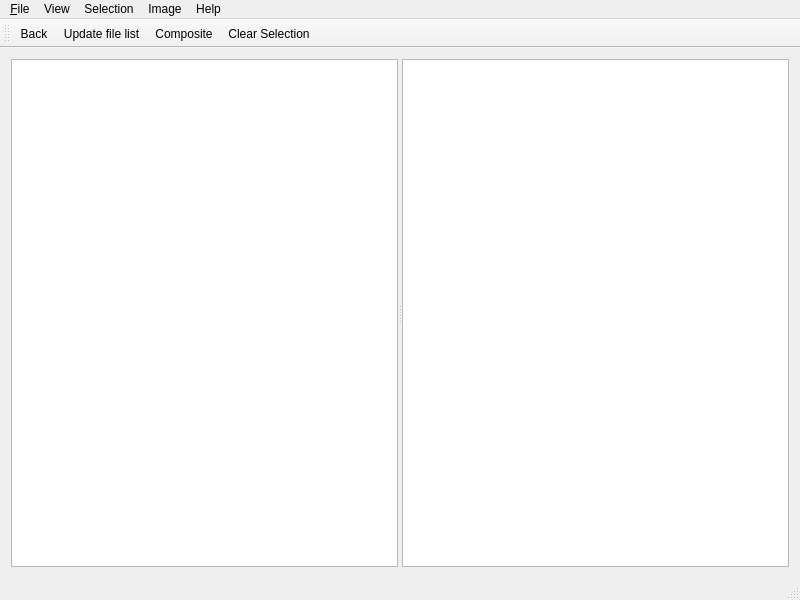
<?xml version="1.0" encoding="UTF-8"?>
<ui version="4.0">
 <class>MainWindow</class>
 <widget class="QMainWindow" name="MainWindow">
  <property name="geometry">
   <rect>
    <x>0</x>
    <y>0</y>
    <width>800</width>
    <height>600</height>
   </rect>
  </property>
  <property name="windowTitle">
   <string>StarTrailer</string>
  </property>
  <widget class="QWidget" name="centralWidget">
   <property name="autoFillBackground">
    <bool>false</bool>
   </property>
   <layout class="QVBoxLayout" name="verticalLayout">
    <item>
     <widget class="QSplitter" name="splitter">
      <property name="orientation">
       <enum>Qt::Horizontal</enum>
      </property>
      <widget class="QTreeView" name="filesList">
       <property name="selectionMode">
        <enum>QAbstractItemView::ExtendedSelection</enum>
       </property>
       <property name="selectionBehavior">
        <enum>QAbstractItemView::SelectRows</enum>
       </property>
       <property name="rootIsDecorated">
        <bool>true</bool>
       </property>
       <property name="uniformRowHeights">
        <bool>false</bool>
       </property>
       <property name="sortingEnabled">
        <bool>true</bool>
       </property>
       <property name="headerHidden">
        <bool>false</bool>
       </property>
       <property name="expandsOnDoubleClick">
        <bool>false</bool>
       </property>
       <attribute name="headerCascadingSectionResizes">
        <bool>true</bool>
       </attribute>
       <attribute name="headerMinimumSectionSize">
        <number>10</number>
       </attribute>
       <attribute name="headerStretchLastSection">
        <bool>true</bool>
       </attribute>
      </widget>
      <widget class="View" name="graphicsView"/>
     </widget>
    </item>
   </layout>
  </widget>
  <widget class="QMenuBar" name="menuBar">
   <property name="geometry">
    <rect>
     <x>0</x>
     <y>0</y>
     <width>800</width>
     <height>23</height>
    </rect>
   </property>
   <widget class="QMenu" name="menu_File">
    <property name="title">
     <string>&amp;File</string>
    </property>
    <addaction name="action_Save_as"/>
    <addaction name="separator"/>
    <addaction name="actionE_xit"/>
   </widget>
   <widget class="QMenu" name="menu_Help">
    <property name="title">
     <string>Help</string>
    </property>
    <addaction name="action_About"/>
    <addaction name="actionAbout_Qt"/>
   </widget>
   <widget class="QMenu" name="menuView">
    <property name="title">
     <string>View</string>
    </property>
    <widget class="QMenu" name="menuLive_preview_while_composite">
     <property name="title">
      <string>Live preview while composite</string>
     </property>
     <addaction name="actionPreviewEach_image"/>
     <addaction name="actionPreviewEach_5th_2"/>
     <addaction name="actionPreviewEach_10th_2"/>
     <addaction name="actionPreviewEach_25th_2"/>
     <addaction name="actionPreviewEach_50th_2"/>
     <addaction name="actionPreviewEach_100th"/>
    </widget>
    <addaction name="actionAuto_trail_on_select"/>
    <addaction name="menuLive_preview_while_composite"/>
   </widget>
   <widget class="QMenu" name="menuImage">
    <property name="title">
     <string>Image</string>
    </property>
    <widget class="QMenu" name="menuComposite_mode">
     <property name="title">
      <string>Composite mode</string>
     </property>
     <addaction name="actionAdd"/>
     <addaction name="actionAtop"/>
     <addaction name="actionBlend"/>
     <addaction name="actionBumpmap"/>
     <addaction name="actionClear"/>
     <addaction name="actionColorize"/>
     <addaction name="actionCopy"/>
     <addaction name="actionCopyBlack"/>
     <addaction name="actionCopyBlue"/>
     <addaction name="actionCopyCyan"/>
     <addaction name="actionCopyGreen"/>
     <addaction name="actionCopyMagenta"/>
     <addaction name="actionCopyOpacity"/>
     <addaction name="actionCopyRed"/>
     <addaction name="actionCopyYellow"/>
     <addaction name="actionDArken"/>
     <addaction name="actionDifference"/>
     <addaction name="actionDisplace"/>
     <addaction name="actionDissolve"/>
     <addaction name="actionDstOver"/>
     <addaction name="actionExclusion"/>
     <addaction name="actionHardLight"/>
     <addaction name="actionHue"/>
     <addaction name="actionIn"/>
     <addaction name="actionLighten"/>
     <addaction name="actionLuminize"/>
     <addaction name="actionMinus"/>
     <addaction name="actionModulate"/>
     <addaction name="actionMyltiply"/>
     <addaction name="actionNo"/>
     <addaction name="actionOut"/>
     <addaction name="actionOver"/>
     <addaction name="actionOverlay"/>
     <addaction name="actionPlus"/>
     <addaction name="actionSaturate"/>
     <addaction name="actionScreen"/>
     <addaction name="actionSoftLight"/>
     <addaction name="actionSubtract"/>
     <addaction name="actionThreshold"/>
     <addaction name="actionXor"/>
    </widget>
    <widget class="QMenu" name="menuRAW_processing_mode">
     <property name="title">
      <string>RAW processing mode</string>
     </property>
     <addaction name="actionOnly_jpeg_preview"/>
     <addaction name="actionLibraw_half_size"/>
     <addaction name="actionLibraw_full_size"/>
    </widget>
    <addaction name="menuComposite_mode"/>
    <addaction name="menuRAW_processing_mode"/>
   </widget>
   <widget class="QMenu" name="menuSelection">
    <property name="title">
     <string>Selection</string>
    </property>
    <addaction name="actionClear_2"/>
    <addaction name="actionAll"/>
    <addaction name="separator"/>
    <addaction name="actionSelectEach_2"/>
    <addaction name="actionSelectEach_5th"/>
    <addaction name="actionSelectEach_10th"/>
    <addaction name="actionSelectEach_25th"/>
    <addaction name="actionSelectEach_50th"/>
    <addaction name="actionSelectEach_100"/>
   </widget>
   <addaction name="menu_File"/>
   <addaction name="menuView"/>
   <addaction name="menuSelection"/>
   <addaction name="menuImage"/>
   <addaction name="menu_Help"/>
  </widget>
  <widget class="QToolBar" name="mainToolBar">
   <attribute name="toolBarArea">
    <enum>TopToolBarArea</enum>
   </attribute>
   <attribute name="toolBarBreak">
    <bool>false</bool>
   </attribute>
   <addaction name="actionBack"/>
   <addaction name="actionUpdateFileList"/>
   <addaction name="actionComposite"/>
   <addaction name="actionClearSelection"/>
  </widget>
  <widget class="QStatusBar" name="statusBar"/>
  <action name="actionBack">
   <property name="text">
    <string>Back</string>
   </property>
   <property name="shortcut">
    <string>Backspace</string>
   </property>
  </action>
  <action name="actionComposite">
   <property name="text">
    <string>Composite</string>
   </property>
  </action>
  <action name="actionUpdateFileList">
   <property name="text">
    <string>Update file list</string>
   </property>
  </action>
  <action name="actionClearSelection">
   <property name="text">
    <string>Clear Selection</string>
   </property>
  </action>
  <action name="action_Save_as">
   <property name="enabled">
    <bool>false</bool>
   </property>
   <property name="text">
    <string>&amp;Save as...</string>
   </property>
   <property name="shortcut">
    <string>Ctrl+S</string>
   </property>
  </action>
  <action name="action">
   <property name="text">
    <string>_</string>
   </property>
  </action>
  <action name="actionE_xit">
   <property name="text">
    <string>E&amp;xit</string>
   </property>
   <property name="shortcut">
    <string>Ctrl+Q</string>
   </property>
  </action>
  <action name="action_About">
   <property name="text">
    <string>&amp;About</string>
   </property>
  </action>
  <action name="actionLighenIntencity">
   <property name="text">
    <string>LighenIntencity</string>
   </property>
  </action>
  <action name="actionOnly_jpeg_preview">
   <property name="checkable">
    <bool>true</bool>
   </property>
   <property name="checked">
    <bool>true</bool>
   </property>
   <property name="text">
    <string>Only jpeg preview</string>
   </property>
  </action>
  <action name="actionLibraw_half_size">
   <property name="checkable">
    <bool>true</bool>
   </property>
   <property name="text">
    <string>Libraw half_size dcraw_process()</string>
   </property>
  </action>
  <action name="actionLibraw_full_size">
   <property name="checkable">
    <bool>true</bool>
   </property>
   <property name="text">
    <string>Libraw full size dcraw_process()</string>
   </property>
  </action>
  <action name="actionAdd_Atop_Blend_Bumpmap_Clear_Colorize_Copy_CopyBlack_CopyBlue_CopyCyan_CopyGreen_CopyMagenta_CopyOpacity_CopyRed_CopyYellow_Darken_Difference_Displace_Dissolve_DstOver_erator_Exclusion_HardLight_Hue_In_Lighten_Luminize_Minus_Modulate_Multiply_No_Out_Over_Overlay_Plus_Saturate_Screen_SoftLight_Subtract_Threshold_Undefined_Xor">
   <property name="text">
    <string>Add
Atop
Blend
Bumpmap
Clear
Colorize
Copy
CopyBlack
CopyBlue
CopyCyan
CopyGreen
CopyMagenta
CopyOpacity
CopyRed
CopyYellow
Darken
Difference
Displace
Dissolve
DstOver
erator
Exclusion
HardLight
Hue
In
Lighten
Luminize
Minus
Modulate
Multiply
No
Out
Over
Overlay
Plus
Saturate
Screen
SoftLight
Subtract
Threshold
Undefined
Xor
</string>
   </property>
  </action>
  <action name="actionAdd">
   <property name="text">
    <string>Add</string>
   </property>
  </action>
  <action name="actionAtop">
   <property name="text">
    <string>Atop</string>
   </property>
  </action>
  <action name="actionBlend">
   <property name="text">
    <string>Blend</string>
   </property>
  </action>
  <action name="actionBumpmap">
   <property name="text">
    <string>Bumpmap</string>
   </property>
  </action>
  <action name="actionClear">
   <property name="text">
    <string>Clear</string>
   </property>
  </action>
  <action name="actionColorize">
   <property name="text">
    <string>Colorize</string>
   </property>
  </action>
  <action name="actionCopy">
   <property name="text">
    <string>Copy</string>
   </property>
  </action>
  <action name="actionCopyBlack">
   <property name="text">
    <string>CopyBlack</string>
   </property>
  </action>
  <action name="actionCopyBlue">
   <property name="text">
    <string>CopyBlue</string>
   </property>
  </action>
  <action name="actionCopyCyan">
   <property name="text">
    <string>CopyCyan</string>
   </property>
  </action>
  <action name="actionCopyGreen">
   <property name="text">
    <string>CopyGreen</string>
   </property>
  </action>
  <action name="actionCopyMagenta">
   <property name="text">
    <string>CopyMagenta</string>
   </property>
  </action>
  <action name="actionCopyOpacity">
   <property name="text">
    <string>CopyOpacity</string>
   </property>
  </action>
  <action name="actionCopyRed">
   <property name="text">
    <string>CopyRed</string>
   </property>
  </action>
  <action name="actionCopyYellow">
   <property name="text">
    <string>CopyYellow</string>
   </property>
  </action>
  <action name="actionDArken">
   <property name="text">
    <string>Darken</string>
   </property>
  </action>
  <action name="actionDifference">
   <property name="text">
    <string>Difference</string>
   </property>
  </action>
  <action name="actionDisplace">
   <property name="text">
    <string>Displace</string>
   </property>
  </action>
  <action name="actionDissolve">
   <property name="text">
    <string>Dissolve</string>
   </property>
  </action>
  <action name="actionDstOver">
   <property name="text">
    <string>DstOver</string>
   </property>
  </action>
  <action name="actionExclusion">
   <property name="text">
    <string>Exclusion</string>
   </property>
  </action>
  <action name="actionHardLight">
   <property name="text">
    <string>HardLight</string>
   </property>
  </action>
  <action name="actionHue">
   <property name="text">
    <string>Hue</string>
   </property>
  </action>
  <action name="actionIn">
   <property name="text">
    <string>In</string>
   </property>
  </action>
  <action name="actionLighten">
   <property name="checkable">
    <bool>true</bool>
   </property>
   <property name="checked">
    <bool>true</bool>
   </property>
   <property name="text">
    <string>Lighten</string>
   </property>
  </action>
  <action name="actionLuminize">
   <property name="text">
    <string>Luminize</string>
   </property>
  </action>
  <action name="actionMinus">
   <property name="text">
    <string>Minus</string>
   </property>
  </action>
  <action name="actionModulate">
   <property name="text">
    <string>Modulate</string>
   </property>
  </action>
  <action name="actionMyltiply">
   <property name="text">
    <string>Myltiply</string>
   </property>
  </action>
  <action name="actionNo">
   <property name="text">
    <string>No</string>
   </property>
  </action>
  <action name="actionOut">
   <property name="text">
    <string>Out</string>
   </property>
  </action>
  <action name="actionOver">
   <property name="text">
    <string>Over</string>
   </property>
  </action>
  <action name="actionOverlay">
   <property name="text">
    <string>Overlay</string>
   </property>
  </action>
  <action name="actionPlus">
   <property name="text">
    <string>Plus</string>
   </property>
  </action>
  <action name="actionSaturate">
   <property name="text">
    <string>Saturate</string>
   </property>
  </action>
  <action name="actionScreen">
   <property name="text">
    <string>Screen</string>
   </property>
  </action>
  <action name="actionSoftLight">
   <property name="text">
    <string>SoftLight</string>
   </property>
  </action>
  <action name="actionSubtract">
   <property name="text">
    <string>Subtract</string>
   </property>
  </action>
  <action name="actionThreshold">
   <property name="text">
    <string>Threshold</string>
   </property>
  </action>
  <action name="actionXor">
   <property name="text">
    <string>Xor</string>
   </property>
  </action>
  <action name="actionAuto_trail_on_select">
   <property name="checkable">
    <bool>true</bool>
   </property>
   <property name="checked">
    <bool>true</bool>
   </property>
   <property name="text">
    <string>Auto trail on select</string>
   </property>
  </action>
  <action name="actionClear_2">
   <property name="text">
    <string>Clear</string>
   </property>
  </action>
  <action name="actionAll">
   <property name="text">
    <string>All</string>
   </property>
  </action>
  <action name="actionSelectEach_2">
   <property name="text">
    <string>Each 2nd</string>
   </property>
  </action>
  <action name="actionSelectEach_5th">
   <property name="text">
    <string>Each 5th</string>
   </property>
  </action>
  <action name="actionSelectEach_10th">
   <property name="text">
    <string>Each 10th</string>
   </property>
  </action>
  <action name="actionSelectEach_25th">
   <property name="text">
    <string>Each 25th</string>
   </property>
  </action>
  <action name="actionSelectEach_50th">
   <property name="text">
    <string>Each 50th</string>
   </property>
  </action>
  <action name="actionSelectEach_100">
   <property name="text">
    <string>Each 100</string>
   </property>
  </action>
  <action name="actionPreviewEach_image">
   <property name="text">
    <string>Each image</string>
   </property>
  </action>
  <action name="actionPreviewEach_5th_2">
   <property name="text">
    <string>Each 5th</string>
   </property>
  </action>
  <action name="actionPreviewEach_10th_2">
   <property name="text">
    <string>Each 10th</string>
   </property>
  </action>
  <action name="actionPreviewEach_25th_2">
   <property name="text">
    <string>Each 25th</string>
   </property>
  </action>
  <action name="actionPreviewEach_50th_2">
   <property name="text">
    <string>Each 50th</string>
   </property>
  </action>
  <action name="actionPreviewEach_100th">
   <property name="text">
    <string>Each 100th</string>
   </property>
  </action>
  <action name="actionAbout_Qt">
   <property name="text">
    <string>About Qt</string>
   </property>
  </action>
 </widget>
 <layoutdefault spacing="6" margin="11"/>
 <customwidgets>
  <customwidget>
   <class>View</class>
   <extends>QGraphicsView</extends>
   <header>view.h</header>
  </customwidget>
 </customwidgets>
 <resources/>
 <connections/>
</ui>
